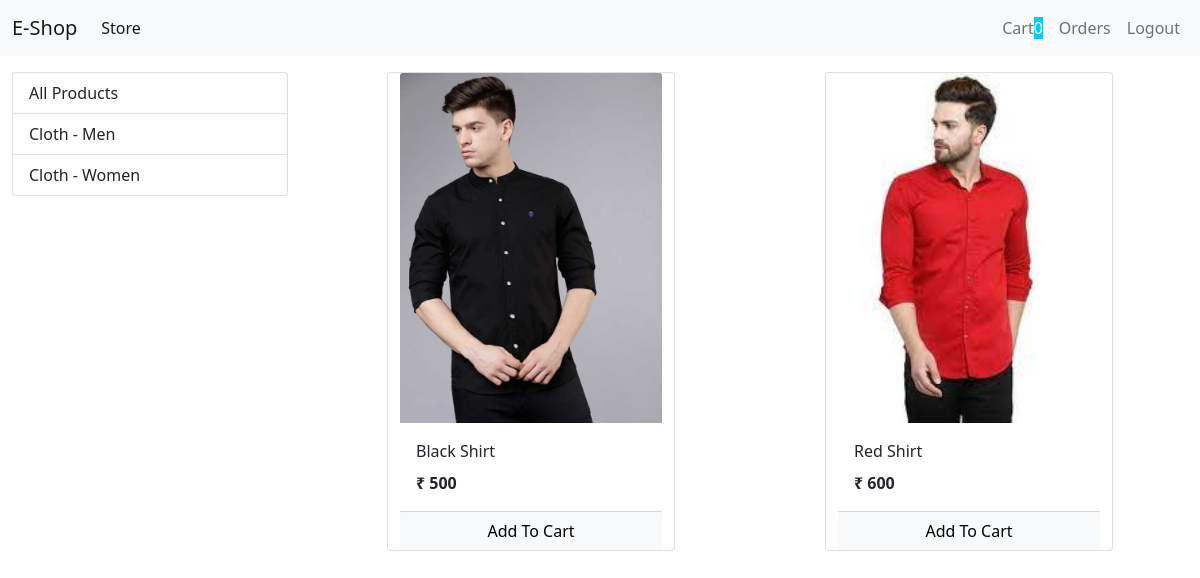
/?category=1 (signed in), run on an earlier commit of the app's database.
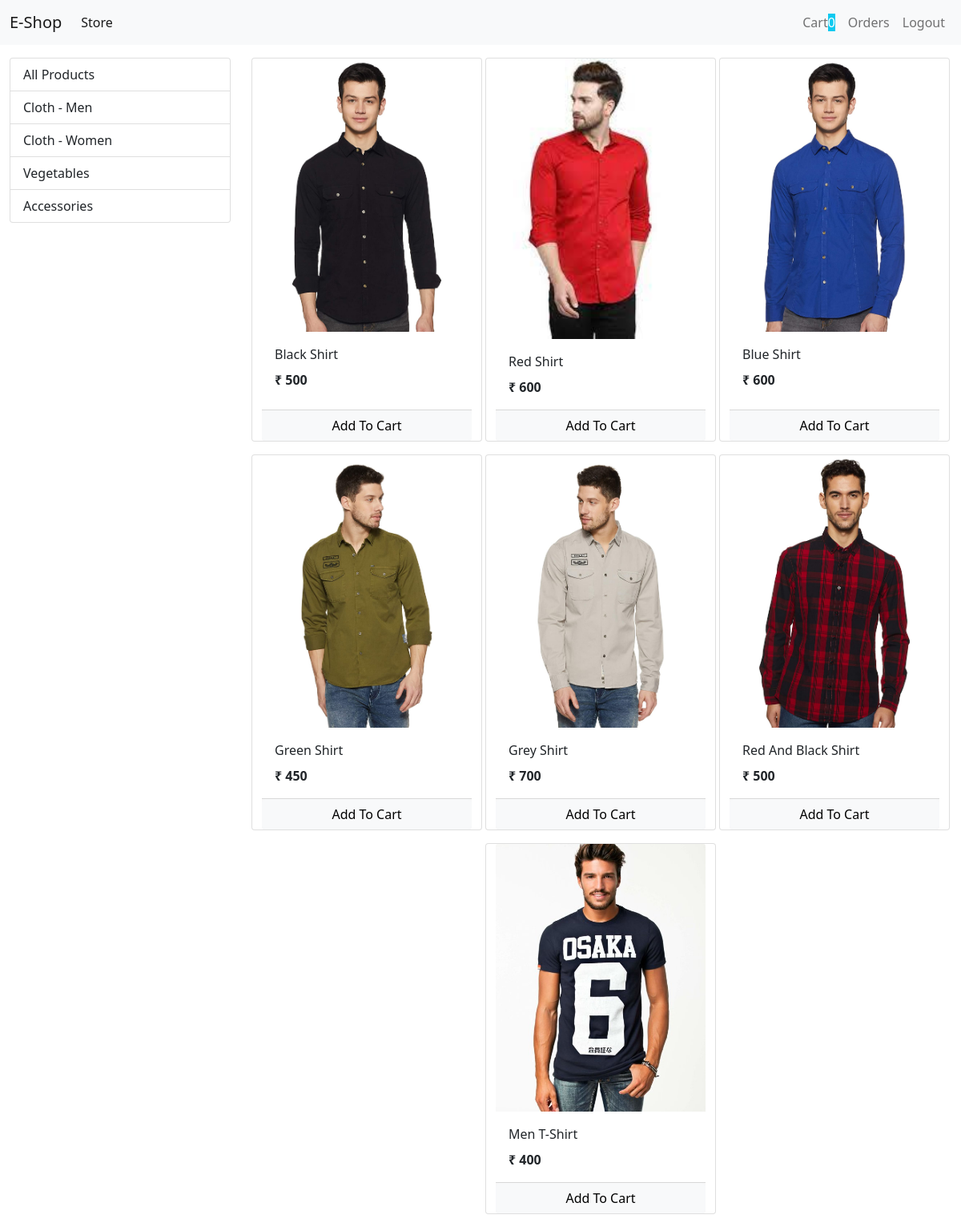
And on a later commit of the database.
### store/models.py (models this page shows, shortened)
class Category(models.Model):
    name = models.CharField(max_length=50)

class Product(models.Model):
    name = models.CharField(max_length=50)
    price = models.IntegerField(default=0)
    description = models.CharField(max_length=50,default='',null=True,blank=True)
    image = models.ImageField(upload_to='uploads/products/')
    category = models.ForeignKey(Category,on_delete=models.CASCADE,default=1)

### store/views.py (the view, shortened to what this page needs)
# urls.py: path("", views.Index.as_view(), name="index"),
class Index(View):
    def get(self, request):
        cart = request.session.get('cart')
        if not cart:
            request.session['cart'] = {}
        products = Product.objects.all()
        category_list = Category.objects.all()
        category_id = request.GET.get('category')
        if category_id:
            products = Product.objects.filter(category=category_id)
        return render(request, 'store/index.html', {"products": products, "category_list": category_list})

### store/templatetags/cart.py (called while the page is built)
@register.filter(name='is_in_cart')
def is_in_cart(product, cart):
    keys = cart.keys()
    for id in keys:
        if int(id) == product.id:
            return True
    return False

@register.filter(name='currency')
def currency(number):
    return "₹ " + str(number)

### store/templates/store/index.html (shortened to what this page needs)
{% extends 'store/base.html' %}
{% load cart %}
{% block content %}
    <div class="container-fluid mt-3">
      <div class="row">
          <div class="col-lg-3 mx-auto">
          <div class="list-group">
               <a href="/" class="list-group-item list-group-item-action">All Products</a>
            {% for category in category_list %}
              <a href="?category={{category.id}}" class="list-group-item list-group-item-action">{{category.name}}</a>
             {% endfor %}
          </div>
          </div>
          <div id="products" class="col-lg-9 mx-auto">
                 <div class="row mx-auto">
                    {% for product in products %}
                    <div class="card mx-auto mb-3"  id={{product.id}} style="width: 18rem;">
                        <img src="{{product.image.url}}" class="card-img-top" alt="...">
                            <div class="card-body">
                                <p class="card-title">{{product.name|title}}</p>
                                <p class="card-text"><b>{{product.price|currency}}</b></p>
                            </div>
                       <div class="card-footer p-0 no-gutters">
                    {% if product|is_in_cart:request.session.cart %}
                        <div class="row no-gutters">
                            <form action="/#{{product.id}}" class="col-2 " method="post">
                                {% csrf_token %}
                                <input hidden type="text" name='product' value='{{product.id}}'>
                                <input hidden type="text" name='remove' value='True'>
                                <input type="submit" value=" - " class="btn btn-block btn-light border-right">
                            </form>
                                <div class="text-center col">{{product|cart_quantity:request.session.cart}} in Cart</div>
                                <form action="/#{{product.id}}" class="col-2 " method="post">
                                  {% csrf_token %}
                                  <input hidden type="text" name='product' value='{{product.id}}'>
                                  <input type="submit" value=" + " class="btn btn-block btn-light border-left">
                                </form>
                        </div>
                    {% else %}
                      <form action="/#{{product.id}}" method="POST" class="btn-block">
                          <input type="submit" class="float-right btn btn-light  form-control"
                            value="Add To Cart">
                      </form>
                    {% endif %}
                  </div>
                    </div>
                    {% endfor %}
                 </div>
          </div>
      </div>
    </div>
  {% endblock  %}

### store/templates/store/base.html (shortened to what this page needs)
<!doctype html>
<html lang="en">
  <head>
    <link href="https://cdn.jsdelivr.net/npm/bootstrap@5.0.1/dist/css/bootstrap.min.css" rel="stylesheet">
  </head>
  <body>
    <nav class="navbar navbar-expand-lg navbar-light bg-light">
  <div class="container-fluid">
    <a class="navbar-brand" href="/">E-Shop</a>
    <div class="collapse navbar-collapse" id="navbarSupportedContent">
      <ul class="navbar-nav me-auto mb-2 mb-lg-0">
        <li class="navbar-nav my-2 my-lg-0">
          <a class="nav-link active" aria-current="page" href="#">Store</a>
        </li>
      </ul>
       <ul class="navbar-nav my-2 my-lg-0">
        <li class="nav-item">
          <a class="nav-link" aria-current="page" href="/cart">Cart<span class="mb-2 bg-info text-white">{{request.session.cart.keys|length}}</span></a>
        </li>
       {% if request.session.customer %}
         <li class="nav-item">
          <a class="nav-link" aria-current="page" href="/orders">Orders</a>
        </li>
         <li class="nav-item">
          <a class="nav-link" aria-current="page" href="/logout">Logout</a>
        </li>
      {% endif %}
      </ul>
    </div>
  </div>
</nav>
     {% block content %}{% endblock  %}
  </body>
</html>

What changed in the data, as far as the page shows it:
added Category: name "Vegetables"
added Category: name "Accessories"
changed Product "Black Shirt": image: a different picture
added Product: image (picture), name "Blue Shirt", price "₹ 600"
added Product: image (picture), name "Green Shirt", price "₹ 450"
added Product: image (picture), name "Grey Shirt", price "₹ 700"
added Product: image (picture), name "Red And Black Shirt", price "₹ 500"
added Product: image (picture), name "Men T-Shirt", price "₹ 400"
